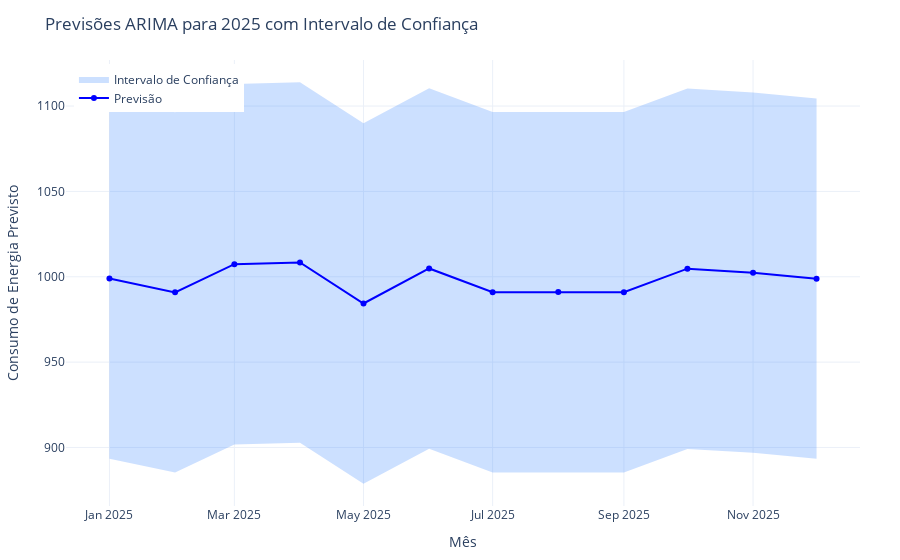

This figure's notebook cell:
### Code cell
# pred_forecast = auto_modelo_dsa.predict(n_periods=12, exogenous=future_exog, return_conf_int=True)
valores_previstos = pred_forecast[0]
ic_inferior = pred_forecast[1][:, 0]
ic_superior = pred_forecast[1][:, 1]

# Datas para 2025
future_dates_2025 = pd.date_range(start="2025-01-01", periods=12, freq='MS')

# Criando a figura
fig = go.Figure()

# ➤ Banda de confiança (área entre inferior e superior)
fig.add_trace(go.Scatter(
    x=future_dates_2025.tolist() + future_dates_2025[::-1].tolist(),
    y=ic_superior.tolist() + ic_inferior[::-1].tolist(),
    fill='toself',
    fillcolor='rgba(0, 100, 255, 0.2)',
    line=dict(color='rgba(255,255,255,0)'),
    hoverinfo='skip',
    showlegend=True,
    name='Intervalo de Confiança'
))

# ➤ Linha de previsões
fig.add_trace(go.Scatter(
    x=future_dates_2025,
    y=valores_previstos,
    mode='lines+markers',
    name='Previsão',
    line=dict(color='blue'),
    marker=dict(color='blue')
))

# ➤ Layout elegante
fig.update_layout(
    title='Previsões ARIMA para 2025 com Intervalo de Confiança',
    xaxis_title='Mês',
    yaxis_title='Consumo de Energia Previsto',
    xaxis=dict(tickformat='%b %Y'),
    template='plotly_white',
    legend=dict(x=0.01, y=0.99),
    margin=dict(l=40, r=40, t=60, b=40),
    hovermode='x unified'
)

fig.show()

### Figure 1 — Plotly figure (JSON) as saved in the notebook; plotly's stock layout.template omitted (floating-point values rounded to 4 significant figures)
{"data": [{"fill": "toself", "fillcolor": "rgba(0, 100, 255, 0.2)", "hoverinfo": "skip", "line": {"color": "rgba(255,255,255,0)"}, "name": "Intervalo de Confiança", "showlegend": true, "type": "scatter", "x": ["2025-01-01T00:00:00", "2025-02-01T00:00:00", "2025-03-01T00:00:00", "2025-04-01T00:00:00", "2025-05-01T00:00:00", "2025-06-01T00:00:00", "2025-07-01T00:00:00", "2025-08-01T00:00:00", "2025-09-01T00:00:00", "2025-10-01T00:00:00", "2025-11-01T00:00:00", "2025-12-01T00:00:00", "2025-12-01T00:00:00", "2025-11-01T00:00:00", "2025-10-01T00:00:00", "2025-09-01T00:00:00", "2025-08-01T00:00:00", "2025-07-01T00:00:00", "2025-06-01T00:00:00", "2025-05-01T00:00:00", "2025-04-01T00:00:00", "2025-03-01T00:00:00", "2025-02-01T00:00:00", "2025-01-01T00:00:00"], "y": [1105.0, 1096.0, 1113.0, 1114.0, 1090.0, 1110.0, 1097.0, 1097.0, 1096.0, 1110.0, 1108.0, 1104.0, 893.3, 896.8, 899.2, 885.3, 885.6, 885.4, 899.3, 878.8, 902.8, 901.8, 885.3, 893.4]}, {"line": {"color": "blue"}, "marker": {"color": "blue"}, "mode": "lines+markers", "name": "Previsão", "type": "scatter", "x": ["2025-01-01T00:00:00", "2025-02-01T00:00:00", "2025-03-01T00:00:00", "2025-04-01T00:00:00", "2025-05-01T00:00:00", "2025-06-01T00:00:00", "2025-07-01T00:00:00", "2025-08-01T00:00:00", "2025-09-01T00:00:00", "2025-10-01T00:00:00", "2025-11-01T00:00:00", "2025-12-01T00:00:00"], "y": [999.0, 990.9, 1007.0, 1008.0, 984.3, 1005.0, 991.0, 991.1, 990.9, 1005.0, 1002.0, 998.9]}], "layout": {"hovermode": "x unified", "legend": {"x": 0.01, "y": 0.99}, "margin": {"b": 40, "l": 40, "r": 40, "t": 60}, "title": {"text": "Previsões ARIMA para 2025 com Intervalo de Confiança"}, "xaxis": {"tickformat": "%b %Y", "title": {"text": "Mês"}}, "yaxis": {"title": {"text": "Consumo de Energia Previsto"}}}}
